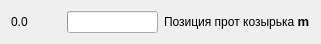
    <widget class="QWidget" name="layoutWidget_35">
     <property name="geometry">
      <rect>
       <x>10</x>
       <y>370</y>
       <width>312</width>
       <height>23</height>
      </rect>
     </property>
     <layout class="QHBoxLayout" name="horizontalLayout_41">
      <item>
       <widget class="QLabel" name="label_81">
        <property name="sizePolicy">
         <sizepolicy hsizetype="Fixed" vsizetype="Fixed">
          <horstretch>0</horstretch>
          <verstretch>0</verstretch>
         </sizepolicy>
        </property>
        <property name="minimumSize">
         <size>
          <width>50</width>
          <height>0</height>
         </size>
        </property>
        <property name="text">
         <string>0.0</string>
        </property>
       </widget>
      </item>
      <item>
       <widget class="QProgressBar" name="progressBar_41">
        <property name="maximumSize">
         <size>
          <width>108</width>
          <height>16777215</height>
         </size>
        </property>
        <property name="statusTip">
         <string/>
        </property>
        <property name="whatsThis">
         <string notr="true"/>
        </property>
        <property name="value">
         <number>0</number>
        </property>
        <property name="textVisible">
         <bool>false</bool>
        </property>
       </widget>
      </item>
      <item>
       <widget class="QLabel" name="label_82">
        <property name="text">
         <string>&lt;html&gt;&lt;head/&gt;&lt;body&gt;&lt;p&gt;Позиция прот козырька &lt;span style=&quot; font-size:10pt; font-weight:600;&quot;&gt;m&lt;/span&gt;&lt;/p&gt;&lt;/body&gt;&lt;/html&gt;</string>
        </property>
       </widget>
      </item>
     </layout>
    </widget>
